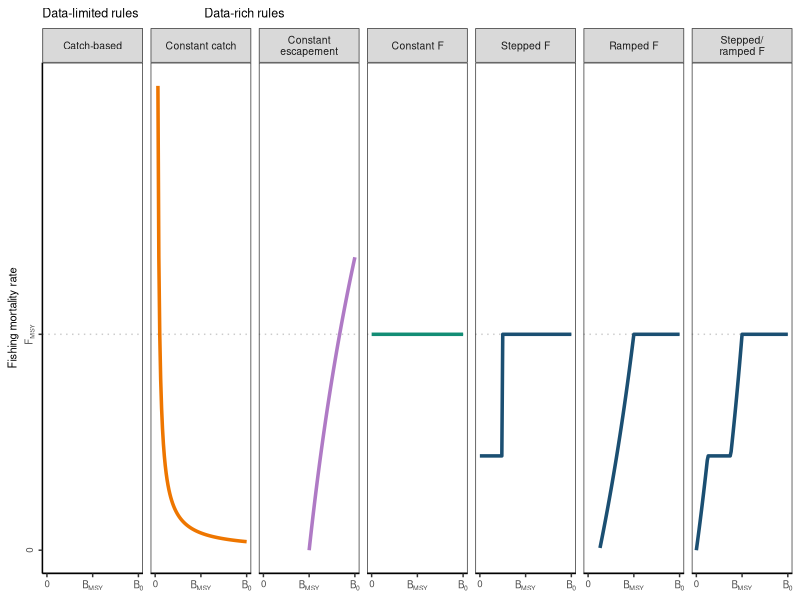
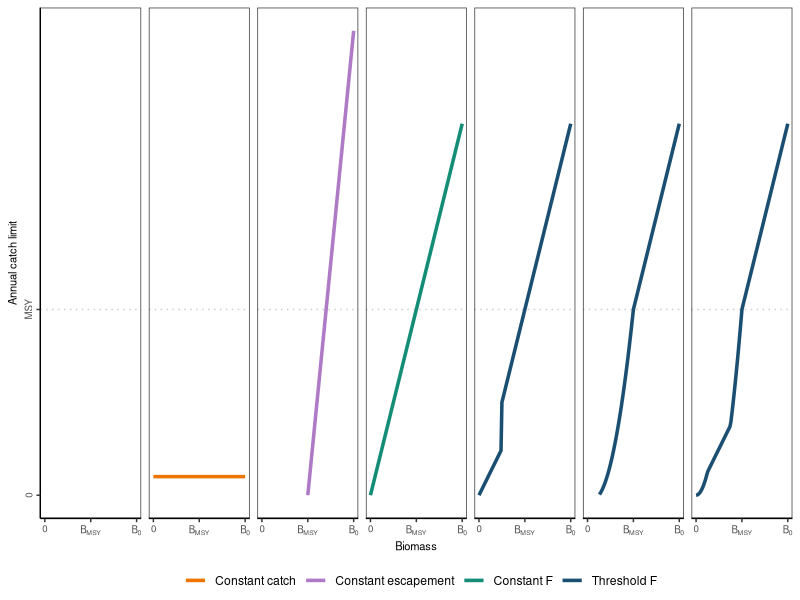
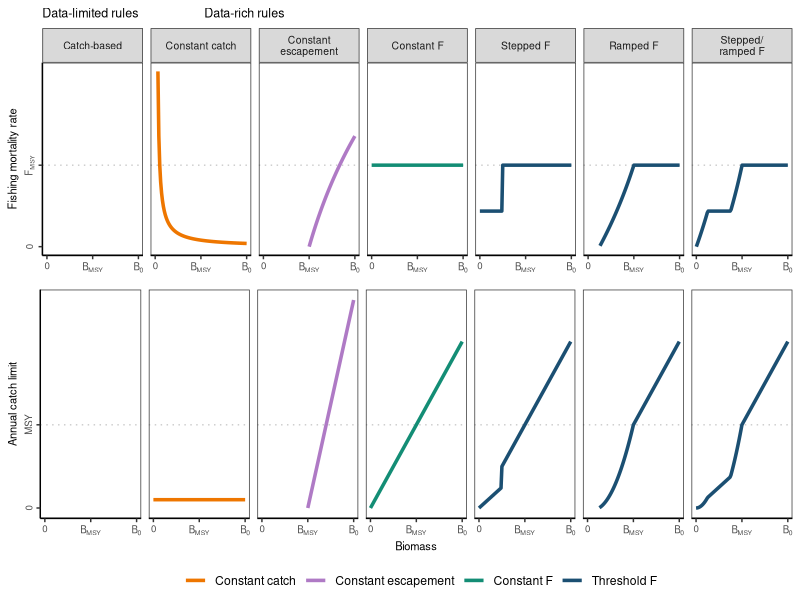

R code for these plots, in order: (Note: this script raises an error after producing the figures.)

# Clear workspace
rm(list = ls())
options(dplyr.summarise.inform=F)

# Setup
################################################################################

# Packages
library(tidyverse)

# Directories
plotdir <- "figures"
tabledir <- "tables"


# Build data
################################################################################

# Parameters
r <- 0.8
k <- 1

# Reference points
umsy <- r/2
bmsy <- k/2
msy <- umsy*bmsy
fmsy <- -log(1 - umsy)

# Biomass values
bvals <- seq(0, k, 0.01)

# Build constant catch
catch_based <- tibble(biomass=bvals,
                      bbmsy=biomass/bmsy) %>%
  # Add constant F
  mutate(hcr="Catch-based",
         catch=NA,
         u=NA,
         f=NA)

# Build constant catch
constant_c <- tibble(biomass=bvals,
                     bbmsy=biomass/bmsy) %>%
  # Add constant F
  mutate(hcr="Constant catch",
         catch=msy*0.1,
         u=catch/biomass,
         f=-log(1 - u))

# Build constant escapement
constant_e <- tibble(biomass=bvals,
                     bbmsy=biomass/bmsy) %>%
  # Add constant F
  mutate(hcr="Constant\nescapement",
         catch=biomass-bmsy,
         u=catch/biomass,
         f=-log(1 - u))

# Build constant F
constant_f <- tibble(biomass=bvals,
                     bbmsy=biomass/bmsy) %>%
  # Add constant F
  mutate(hcr="Constant F",
         u=umsy,
         f=fmsy,
         catch=biomass*u)

# Build stepped
stepped_f <- tibble(biomass=bvals,
                    bbmsy=biomass/bmsy) %>%
  # Add constant F
  mutate(hcr="Stepped F",
         u=ifelse(biomass>=0.5*bmsy, umsy, umsy*0.50),
         f=-log(1 - u),
         catch=biomass*u)

# Build ramped
# (b_lim, 0), (b_thresh, umsy)
# slope = (umsy-0) / b_thresh-b_lim
# 0 = slope * b_lim + b ; b = -slope*b_lim
b_thresh <- bmsy
b_lim <- 0.25*bmsy
slope <- (umsy-0) / (b_thresh-b_lim)
intercept <- -slope * b_lim
ramped_f <- tibble(biomass=bvals,
                    bbmsy=biomass/bmsy) %>%
  # Add constant F
  mutate(hcr="Ramped F",
         u=ifelse(biomass>=b_thresh, umsy, biomass * slope + intercept),
         f=-log(1 - u),
         catch=biomass*u)

# Build stepped/ramped
umsy1 <- umsy*0.5
lim1 <- 0
thresh1 <- bmsy*0.25
slope1 <- (umsy1-0) / (thresh1-lim1)
intercept1 <-  -slope1 * lim1
thresh2 <- bmsy*0.75
slope2 <- (umsy-umsy1) / (bmsy-thresh2)
# umsy2 = slope2 * thresh2 + b; b = umsy2 - slope *thresh2
intercept2 <- umsy1 - slope2*thresh2
complex_f <- tibble(biomass=bvals,
                    bbmsy=biomass/bmsy) %>%
  # Add constant F
  mutate(hcr="Stepped/\nramped F",
         u=ifelse(biomass>=bmsy, umsy,
                  ifelse(biomass>=bmsy*0.75, biomass*slope2+intercept2,
                         ifelse(biomass>=thresh1, umsy1, biomass*slope1+intercept1))),
         f=-log(1 - u),
         catch=biomass*u)

# Build data
data <- bind_rows(catch_based, constant_c, constant_e, constant_f, stepped_f, ramped_f, complex_f) %>%
  # Arrange
  select(hcr, biomass, bbmsy, u, f, catch, everything()) %>%
  # Order
  mutate(hcr=factor(hcr,
                    levels=c("Catch-based", "Constant catch", "Constant\nescapement", "Constant F",
                             "Stepped F", "Ramped F", "Stepped/\nramped F"))) %>%
  # Add type
  mutate(hcr_type=recode_factor(hcr,
                                "Catch-based"="Constant catch",
                                "Constant catch"="Constant catch",
                                "Constant\nescapement"="Constant escapement",
                                "Constant F"="Constant F",
                                "Stepped F"="Threshold F",
                                "Ramped F"="Threshold F",
                                "Stepped/\nramped F"="Threshold F"))


# Plot data
################################################################################

# Theme
my_theme <-  theme(axis.text=element_text(size=7),
                   axis.title=element_text(size=8),
                   strip.text=element_text(size=7.5),
                   axis.text.y = element_text(angle = 90, hjust = 0.5),
                   plot.title=element_text(size=9),
                   # Gridlines
                   panel.grid.major = element_blank(),
                   panel.grid.minor = element_blank(),
                   panel.background = element_blank(),
                   axis.line = element_line(colour = "black"),
                   # Legend
                   legend.margin=margin(0,0,0,0),
                   legend.background = element_rect(fill=alpha('blue', 0)))

# Plot F
g1 <- ggplot(data, aes(x=biomass, y=f, color=hcr_type)) +
  facet_wrap(~hcr, nrow=1) +
  # Reference line
  geom_hline(yintercept = fmsy, linetype="dotted", color="grey80", lwd=0.5) +
  # Data
  geom_line(lwd=1.2, show.legend = F) +
  # Labels
  labs(x="Biomass", y="Fishing mortality rate",
       title="Data-limited rules                      Data-rich rules") +
  scale_color_manual(name="", values=c("darkorange2", "#AF7AC5", "#138D75", "#1B4F72")) +
  # Axes
  scale_x_continuous(breaks=c(0, bmsy, k), labels=c("0", expression("B"["MSY"]), expression("B"["0"]))) +
  scale_y_continuous(breaks=c(0, fmsy), labels=c("0", expression("F"["MSY"])), lim=c(0, NA)) +
  # Theme
  theme_bw() + my_theme +
  theme(axis.title.x = element_blank())
g1

# Plot catch
g2 <- ggplot(data, aes(x=biomass, y=catch, color=hcr_type)) +
  facet_wrap(~hcr, nrow=1) +
  # Reference line
  geom_hline(yintercept = msy, linetype="dotted", color="grey80", lwd=0.5) +
  # Data
  geom_line(lwd=1.2) +
  # Labels
  labs(x="Biomass", y="Annual catch limit") +
  scale_color_manual(name="", values=c("darkorange2", "#AF7AC5", "#138D75", "#1B4F72")) +
  # Axes
  scale_x_continuous(breaks=c(0, bmsy, k), labels=c("0", expression("B"["MSY"]), expression("B"["0"]))) +
  scale_y_continuous(breaks=c(0, msy), labels=c("0", "MSY"), lim=c(0, NA)) +
  # Theme
  theme_bw() + my_theme +
  theme(strip.text.x = element_blank(),
        legend.position = "bottom")
g2

# Merge
g <- gridExtra::grid.arrange(g1, g2, nrow=2, heights=c(0.47, 0.53))
g

# Export
ggsave(g, filename=file.path(plotdir, "Fig1_hcr_typologies.png"),
       width=6.5, height=3.5, units="in", dpi=600)



